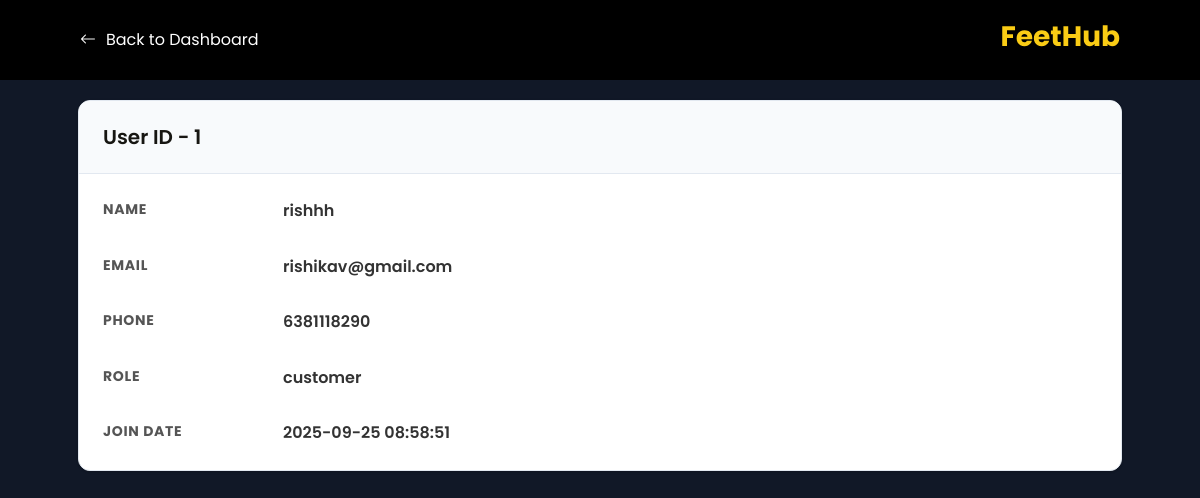
/admin/flows/view.php?user_id=1, run on the app's committed database.
### tables this page shows
CREATE TABLE `user_details` (
  `user_id` int(11) NOT NULL,
  `first_name` varchar(30) NOT NULL,
  `last_name` varchar(15) NOT NULL,
  `user_name` varchar(15) NOT NULL,
  `email` varchar(50) NOT NULL,
  `phone` varchar(10) NOT NULL,
  `password` varchar(255) NOT NULL,
  `state` varchar(50) DEFAULT NULL,
  `district` varchar(50) DEFAULT NULL,
  `address` varchar(100) DEFAULT NULL,
  `landmark` varchar(50) DEFAULT NULL,
  `role` enum('customer','merchant') DEFAULT 'customer',
  `shop_name` varchar(100) DEFAULT NULL,
  `brand_name` varchar(100) DEFAULT NULL,
  `business_number` varchar(15) DEFAULT NULL,
  `shop_address` varchar(100) DEFAULT NULL,
  `created_at` timestamp NOT NULL DEFAULT current_timestamp(),
  `status` varchar(20) NOT NULL DEFAULT 'active'
);

### components/user-view.php (the view, shortened to what this page needs)
<?php
 if (isset($_GET['user_id'])) {
        $user_id = $_GET['user_id'];
        $query = "select * from user_details where user_id=$user_id";
        $res = mysqli_query($connect, $query);
        $row = mysqli_fetch_array($res);
        $userid = $row['user_id'];
        $username = $row['user_name'];
        $email = $row['email'];
        $phone = $row['phone'];
        $role = $row['role'];
        $joindate = $row['created_at'];
    }
    ?>
<div class="card">
    <div class="card-header">
        <div class="card-title">User ID - <?= htmlspecialchars($userid); ?></div>
    </div>
    <div class="card-body">
        <div class="details-grid">
            <div class="label">Name</div>
            <div class="value" id="nameValue">
                <p><?= htmlspecialchars($username); ?></p>
            </div>
            <div class="label">Email</div>
            <div class="value" id="emailValue">
                <p><?= htmlspecialchars($email); ?></p>
            </div>
            <div class="label">Phone</div>
            <div class="value" id="phoneValue">
                <p><?= htmlspecialchars($phone); ?></p>
            </div>
            <div class="label">Role</div>
            <div class="value" id="phoneValue">
                <p><?= htmlspecialchars($role); ?></p>
            </div>
            <div class="label">Join date</div>
            <div class="value" id="phoneValue">
                <p><?= htmlspecialchars($joindate); ?></p>
            </div>
        </div>
    </div>

### css/register.css (style rules this page uses)
* { scrollbar-width: thin; scrollbar-color: var(--primary-yellow) #f1f1f1; }

### css/admin-dashboard.css (style rules this page uses)
* { padding: 0; margin: 0; font-family: 'Poppins', sans-serif; box-sizing: border-box; scrollbar-width: thin; scrollbar-color: var(--primary-yellow) #f1f1f1; }
:root { --primary-color: #FACC15; --secondary-color: #111827; --teritory-black: #000000; --card-grey: #6C6767; --accent-color: #ff0000; --success-color: #10b981; --warning-color: #f59e0b; --danger-color: #ef4444; --background-color: #f8fafc; --surface-color: #ffffff; --text-primary: #171612; --text-secondary: #64748b; --text-muted: #94a3b8; --border-color: #e2e8f0; --shadow-sm: 0 1px 2px 0 rgba(0, 0, 0, 0.05); --shadow: 0 1px 3px 0 rgba(0, 0, 0, 0.1), 0 1px 2px 0 rgba(0, 0, 0, 0.06); --shadow-md: 0 4px 6px -1px rgba(0, 0, 0, 0.1), 0 2px 4px -1px rgba(0, 0, 0, 0.06); --shadow-lg: 0 10px 15px -3px rgba(0, 0, 0, 0.1), 0 4px 6px -2px rgba(0, 0, 0, 0.05); --sidebar-width: 280px; --fs-12: 12px; --fs-14: 14px; --fs-16: 16px; --fs-18: 18px; --fs-20: 20px; --fs-24: 24px; --fs-26: 26px; --fs-28: 28px; --fs-32: 32px; --fs-36: 36px; --fs-40: 40px; --fs-60: 60px; --fs-64: 64px; --fs-70: 70px; --fs-96: 96px; --font-size-base: 16px; --font-size-sm: 14px; --font-size-md: 18px; --font-size-lg: 24px; --font-size-xl: 32px; --font-size-xxl: 40px; }
html { scroll-behavior: smooth; }
body { color: var(--text-primary); line-height: 1.6; background-color: var(--secondary-color); }
.card-header { padding: 24px; border-bottom: 1px solid var(--border-color); display: flex; justify-content: space-between; align-items: center; background-color: var(--background-color); }

### css/style.css (style rules this page uses)
* { padding: 0; margin: 0; font-family: 'Poppins', sans-serif; }
:root { --primary-yellow: #FACC15; --secondary-blue: #111827; --teritory-black: #000000; --card-grey: #6C6767; --fs-12: 12px; --fs-14: 14px; --fs-16: 16px; --fs-18: 18px; --fs-20: 20px; --fs-24: 24px; --fs-26: 26px; --fs-28: 28px; --fs-32: 32px; --fs-36: 36px; --fs-40: 40px; --fs-60: 60px; --fs-64: 64px; --fs-70: 70px; --fs-96: 96px; }
html { scroll-behavior: smooth; }
body { background-color: white; }
@media screen and (max-width: 1200px) and (min-width: 1024px) { :root { --fs-96: 80px; --fs-70: 60px; --fs-60: 50px; --fs-40: 36px; --fs-20: 18px; --fs-18: 16px; --fs-16: 14px; --fs-14: 12px; } }

### css/form.css (style rules this page uses)
* { padding: 0; margin: 0; font-family: 'Poppins', sans-serif; }
:root { --primary-yellow: #FACC15; --secondary-blue: #111827; --teritory-black: #000000; --card-grey: #6C6767; --fs-12: 12px; --fs-14: 14px; --fs-16: 16px; --fs-18: 18px; --fs-20: 20px; --fs-24: 24px; --fs-26: 26px; --fs-28: 28px; --fs-32: 32px; --fs-36: 36px; --fs-40: 40px; --fs-60: 60px; --fs-64: 64px; --fs-70: 70px; --fs-96: 96px; }

### css/view.css (style rules this page uses)
* { scrollbar-width: thin; scrollbar-color: var(--primary-yellow) #f1f1f1; }
body { background-color: var(--secondary-color); height: auto; }
.card { width: 90%; background: var(--surface-color); border: 1px solid var(--border-color); border-radius: 0.75rem; box-shadow: var(--shadow); overflow: hidden; }
.card-header { padding: 1.25rem 1.5rem; border-bottom: 1px solid var(--border-color); background: var(--background-color); display: flex; align-items: center; justify-content: space-between; }
.card-title { font-size: 1.25rem; font-weight: 600; }
.card-body { padding: 1.5rem; }
.details-grid { display: grid; grid-template-columns: 1fr 2fr; gap: 0.75rem 1.5rem; }
.label { color: var(--text-secondary); font-size: 0.875rem; text-transform: uppercase; letter-spacing: 0.05em; }
.value { width: 100%; color: var(--text-primary); font-weight: 600; }
.details-grid { display: grid; grid-template-columns: 150px 1fr; gap: 30px; }
.label { font-weight: bold; color: #555; }
.value, span { color: #333; }

### data on the page
user_details: user_id "1", user_name "rishhh", email "rishikav@gmail.com", phone "6381118290", role "customer", created_at "2025-09-25 08:58:51"
